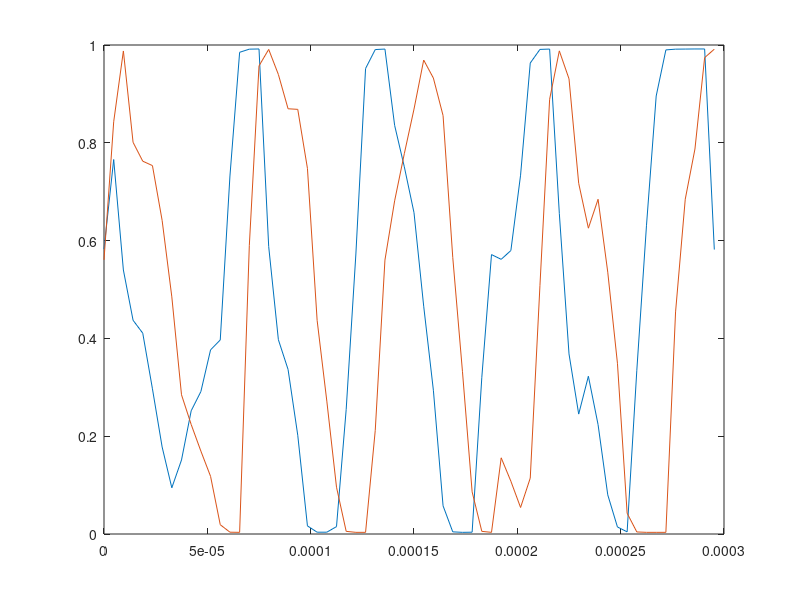

This chart was generated by the following MATLAB code:
%%%% Infineon raw data sample output matrix
% raw data contiains 64x2x16 matrix, 64 samples per chirp, 2 receivers, and 16 chirps per frame

% Copied and pasted raw data matrix directly from radar (only contains data on one chirp with 64 samples
M = [0.5827 + 0.5607i   0.4386 + 0.5844i;
   0.7658 + 0.8430i   0.1519 + 0.6847i;
   0.5399 + 0.9878i   0.1326 + 0.5431i;
   0.4371 + 0.8010i   0.1915 + 0.4789i;
   0.4107 + 0.7624i   0.2139 + 0.3814i;
   0.2969 + 0.7534i   0.3363 + 0.1731i;
   0.1780 + 0.6413i   0.6440 + 0.1055i;
   0.0945 + 0.4850i   0.8598 + 0.2513i;
   0.1514 + 0.2847i   0.9570 + 0.4479i;
   0.2520 + 0.2239i   0.9404 + 0.5719i;
   0.2913 + 0.1695i   0.9563 + 0.7507i;
   0.3766 + 0.1179i   0.8252 + 0.8796i;
   0.3968 + 0.0190i   0.7797 + 0.9621i;
   0.7321 + 0.0037i   0.5851 + 0.9915i;
   0.9851 + 0.0034i   0.2161 + 0.9919i;
   0.9915 + 0.5897i   0.0110 + 0.9919i;
   0.9919 + 0.9573i   0.0039 + 0.5050i;
   0.5878 + 0.9910i   0.0860 + 0.3245i;
   0.3973 + 0.9397i   0.2308 + 0.1653i;
   0.3365 + 0.8696i   0.4403 + 0.0706i;
   0.2020 + 0.8684i   0.5966 + 0.1006i;
   0.0166 + 0.7477i   0.7656 + 0.1162i;
   0.0037 + 0.4369i   0.8955 + 0.2484i;
   0.0037 + 0.2718i   0.9770 + 0.3817i;
   0.0151 + 0.0957i   0.9912 + 0.5756i;
   0.2549 + 0.0054i   0.9915 + 0.9155i;
   0.5726 + 0.0034i   0.7270 + 0.9905i;
   0.9519 + 0.0034i   0.3941 + 0.9919i;
   0.9907 + 0.2120i   0.2120 + 0.9919i;
   0.9917 + 0.5602i   0.1458 + 0.6589i;
   0.8357 + 0.6813i   0.2928 + 0.5868i;
   0.7509 + 0.7778i   0.2020 + 0.6027i;
   0.6571 + 0.8689i   0.1050 + 0.4247i;
   0.4659 + 0.9692i   0.1917 + 0.1629i;
   0.2940 + 0.9324i   0.4105 + 0.0269i;
   0.0576 + 0.8557i   0.6918 + 0.0042i;
   0.0044 + 0.5658i   0.9565 + 0.1499i;
   0.0034 + 0.3328i   0.9907 + 0.4308i;
   0.0037 + 0.0862i   0.9917 + 0.7092i;
   0.3204 + 0.0054i   0.8071 + 0.9001i;
   0.5714 + 0.0034i   0.5629 + 0.9165i;
   0.5617 + 0.1558i   0.4564 + 0.8361i;
   0.5797 + 0.1079i   0.4088 + 0.7678i;
   0.7338 + 0.0542i   0.3744 + 0.7631i;
   0.9631 + 0.1143i   0.2852 + 0.7438i;
   0.9910 + 0.5079i   0.1851 + 0.6269i;
   0.9917 + 0.8891i   0.1678 + 0.4469i;
   0.6557 + 0.9880i   0.2840 + 0.2725i;
   0.3683 + 0.9309i   0.5087 + 0.1836i;
   0.2452 + 0.7172i   0.7026 + 0.4000i;
   0.3226 + 0.6254i   0.5324 + 0.5619i;
   0.2237 + 0.6845i   0.4269 + 0.4081i;
   0.0801 + 0.5355i   0.5805 + 0.2833i;
   0.0144 + 0.3492i   0.7482 + 0.3336i;
   0.0044 + 0.0425i   0.8759 + 0.5099i;
   0.3348 + 0.0042i   0.8127 + 0.7155i;
   0.6315 + 0.0034i   0.7084 + 0.8244i;
   0.8957 + 0.0034i   0.6337 + 0.9182i;
   0.9900 + 0.0034i   0.4168 + 0.9900i;
   0.9915 + 0.4542i   0.1719 + 0.9915i;
   0.9917 + 0.6847i   0.0547 + 0.6657i;
   0.9919 + 0.7873i   0.1932 + 0.5172i;
   0.9919 + 0.9741i   0.1748 + 0.5451i;
   0.5817 + 0.9915i   0.0642 + 0.3170i;
]

t = transpose(0:(300/64)*10^-6:(300-(300/64))*10^-6); % units in microseconds
plot(t,real(M(:,1)),t,imag(M(:,1))) % plotted I and Q data with respect to the 64 samples/chirp with 300 microsecond chirp time in matrix M
